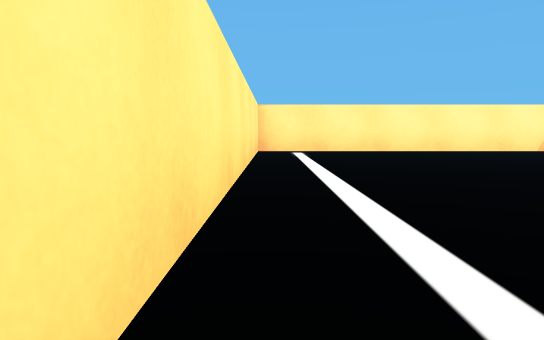
[1] (above)

13 first-person views from a walk through a Webots world. The camera is 0.04 m above the floor, tilts 6° down and sees 75° across. The floor is counted in squares, 0.1 m on a side. Each view is taken from the middle of a square. On the plan, view 1 faces up. The plan holds only what a view shows up to about 9 squares ahead; the rest is blank. The place goes on beyond the plan. The robots in the file are not drawn. Simple shapes and patterns stand in for the simulator's stock objects.

[2]
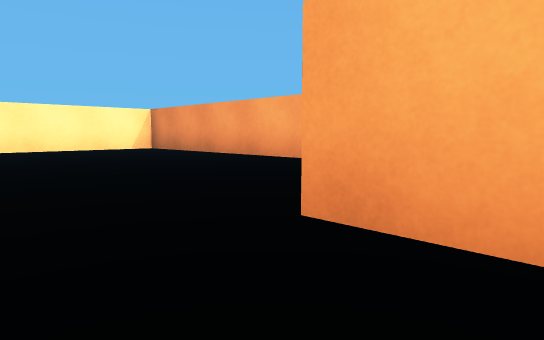

[3]
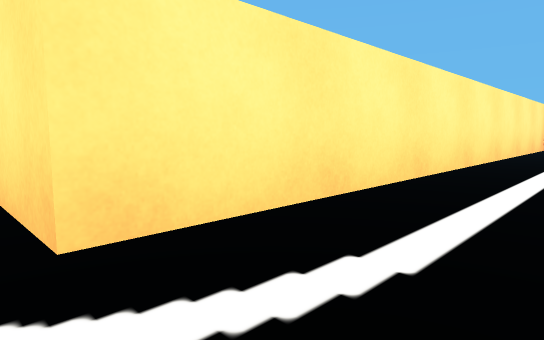

[4]
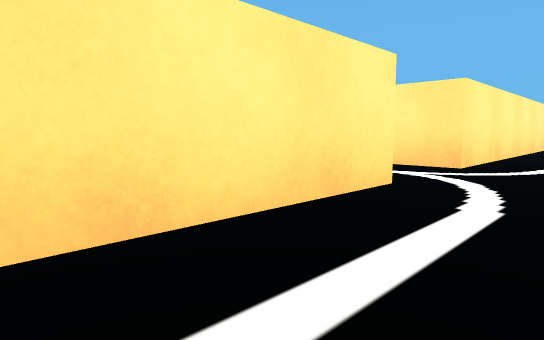

[5]
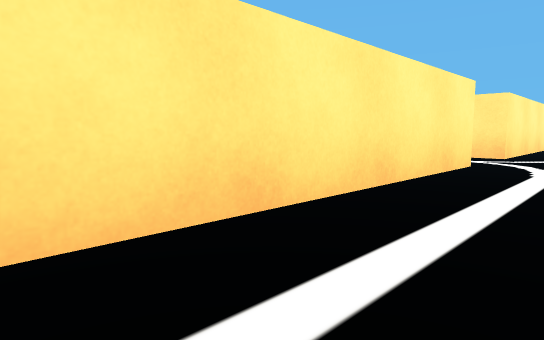

[6]
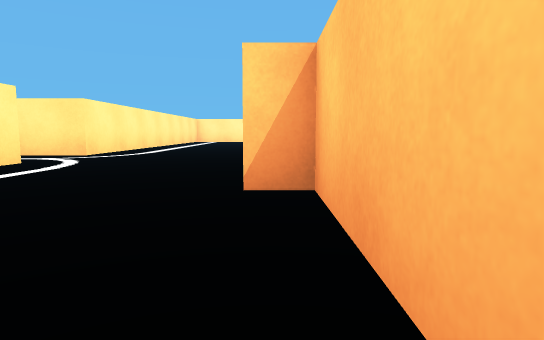

[7]
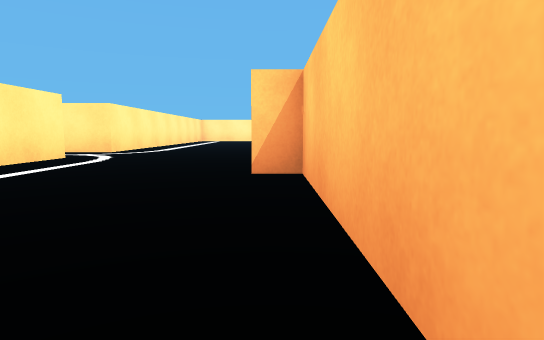

[8]
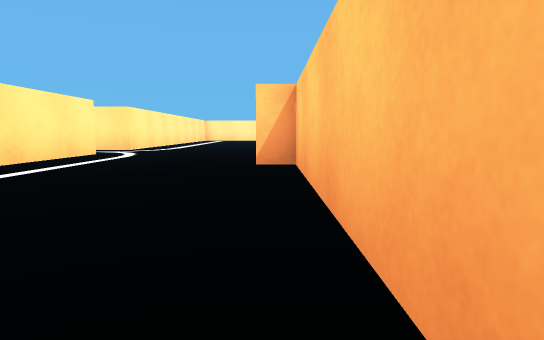

[9]
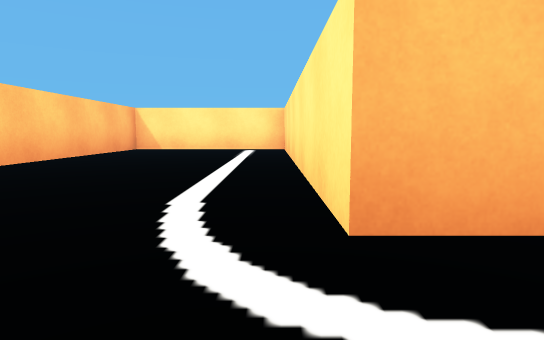

[10]
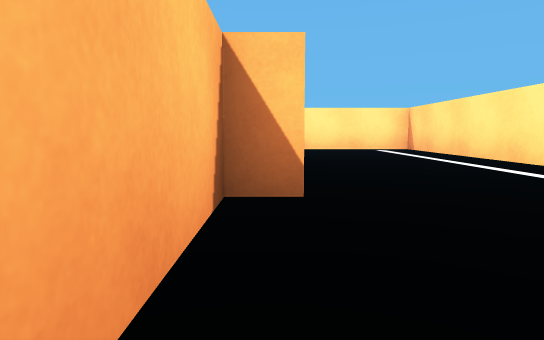

[11]
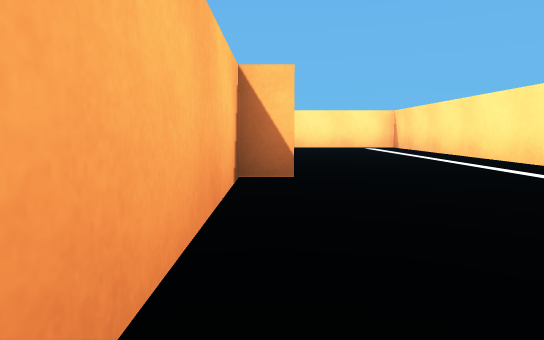

[12]
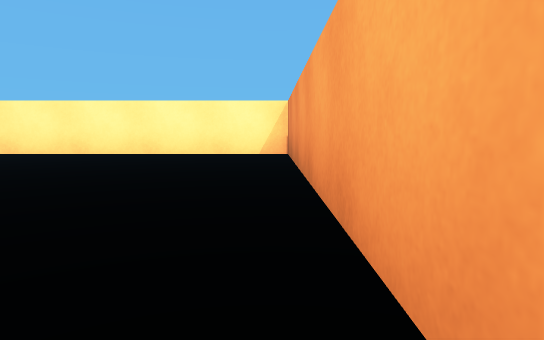

[13]
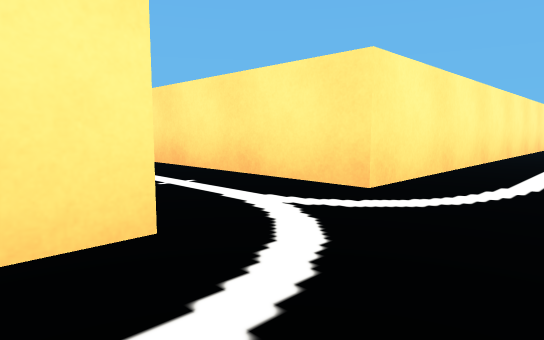

### Floor plan
Points are (right, up) in squares from view 1. A wall is a line through its corners. A room is listed if a view was taken in it or the views show most of it. See-through windows are left out.
Room 1 (views 1, 2, 11, 12)
walls: (6.3, 1.2) (6.3, 7.7) (-0.3, 7.7) (-0.3, -1.7); (3.3, -1.6) (3.3, 0.1)
ways out: opening at (1.5, -0.5) to room 2
Room 2 (views 3, 4, 5, 6, 7, 8, 9, 10, 13)
walls: (2.8, -4.2) (3.3, -4.2) (3.3, -1.6); (-0.3, -3.3) (-0.3, -10.6) (3.3, -10.6) (3.3, -5.6) (2.8, -5.6)
ways out: opening at (1.5, -0.5) to room 1; opening at (-1.5, -2.5)

Positions as (right, up) in squares from view 1, and headings:
1: (0, 0), facing up
2: (2, -1), facing up-right
3: (1, -2), facing up-left
4: (1, -6), facing up-left
5: (1, -8), facing up-left
6: (3, -8), facing up
7: (3, -9), facing up
8: (3, -10), facing up
9: (0, -2), facing down
10: (3, -2), facing down
11: (3, -1), facing down
12: (6, 1), facing up
13: (1, -4), facing up-left
